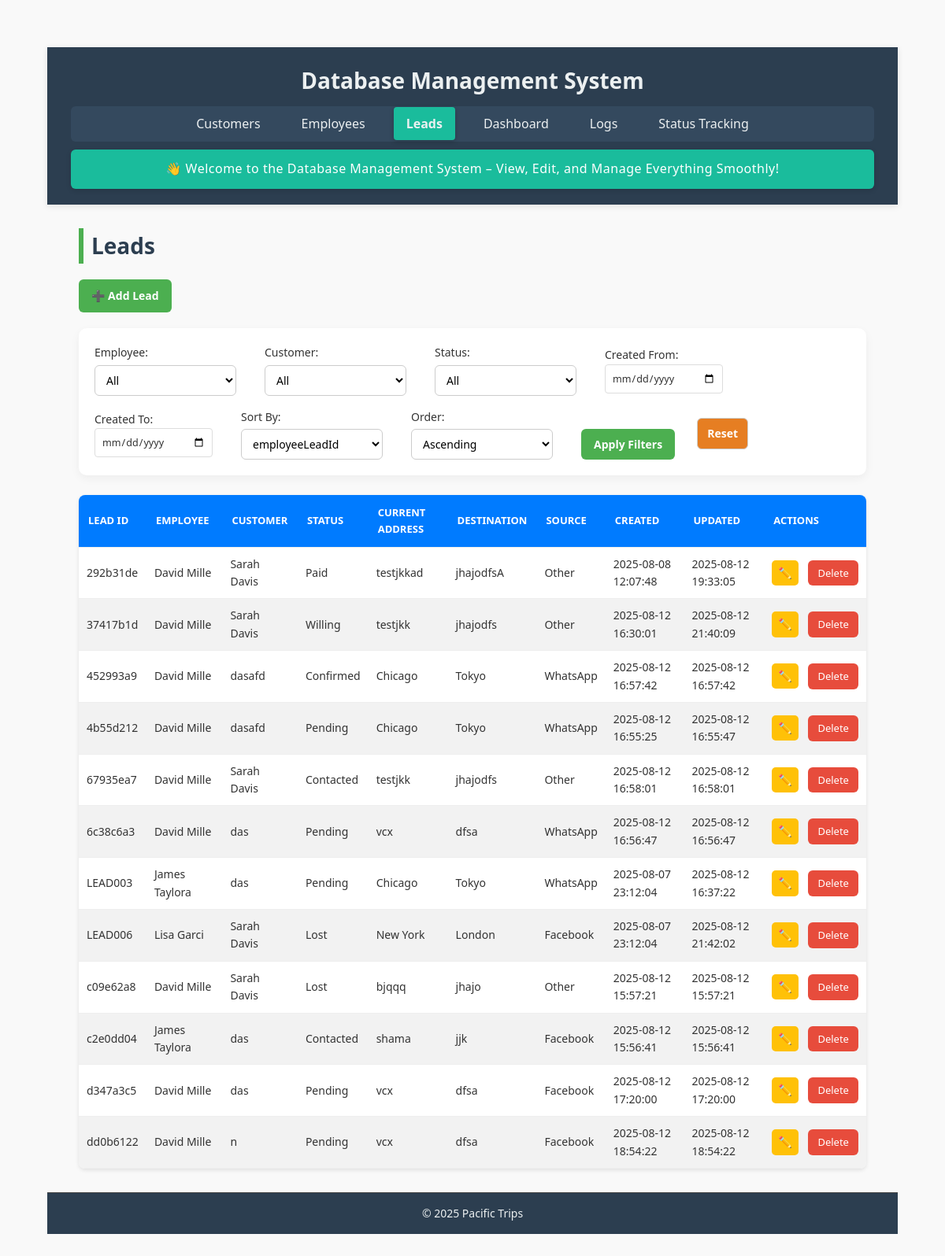
Before: /leads with the older database file.
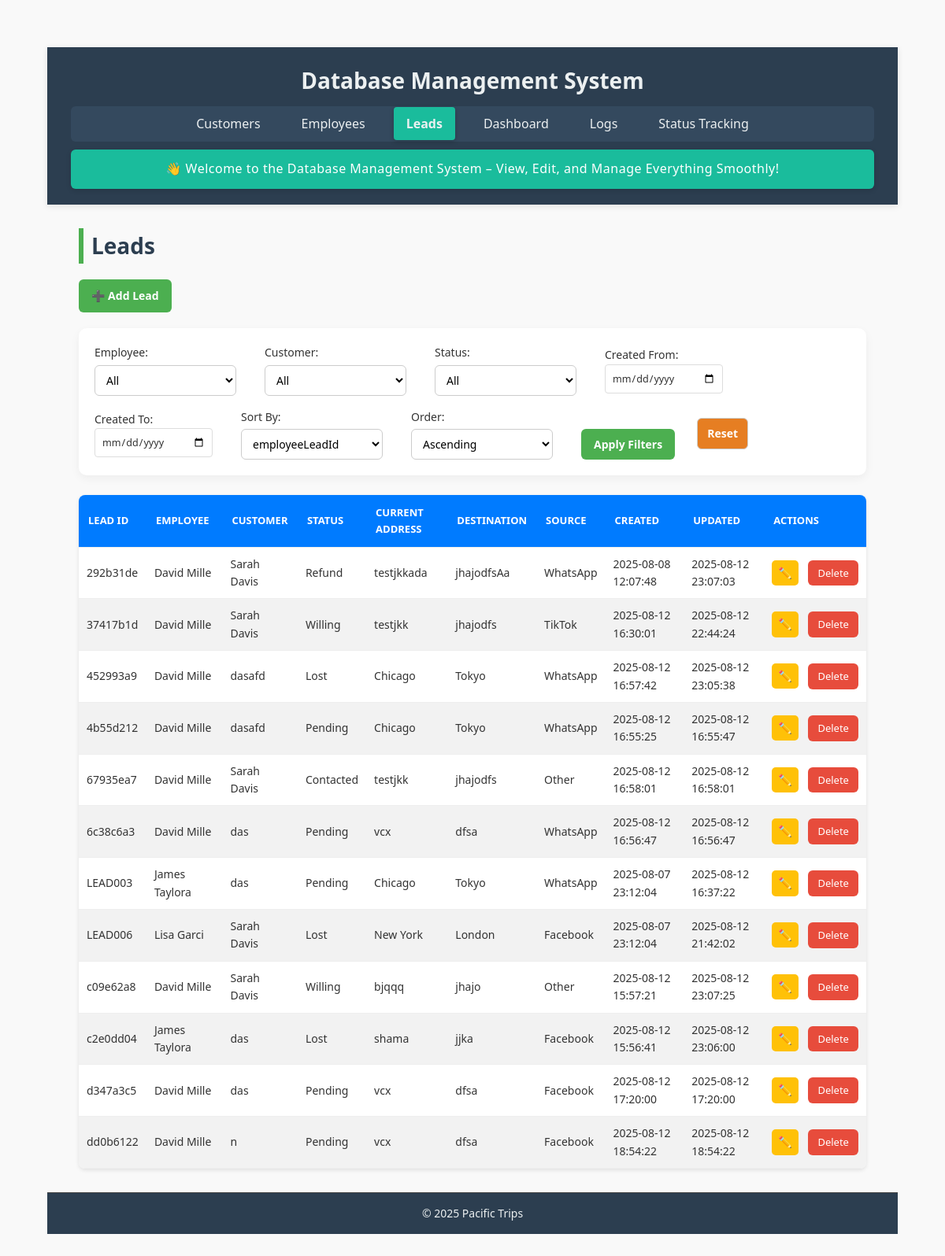
After: the same page with the newer database file.
### tables this page shows
CREATE TABLE leads (
    employeeLeadId TEXT PRIMARY KEY,
    employeeId TEXT NOT NULL,
    employeeName TEXT NOT NULL,
    employeeContactNo TEXT NOT NULL,
    customerName TEXT NOT NULL,
    customerId TEXT NOT NULL,
    customerContactNo TEXT NOT NULL,
    currentAddress TEXT NOT NULL,
    desiredDestination TEXT NOT NULL,
    status TEXT NOT NULL CHECK (status IN ('Pending', 'Contacted', 'Lost', 'Willing', 'Paid', 'Refund', 'Confirmed')),
    source TEXT NOT NULL CHECK (source IN ('Facebook', 'WhatsApp', 'Reference', 'TikTok', 'Other')),
    createdAt TEXT DEFAULT CURRENT_TIMESTAMP,
    updatedAt TEXT DEFAULT CURRENT_TIMESTAMP, amountClosed REAL DEFAULT 0,
    FOREIGN KEY (employeeId) REFERENCES employees(empId),
    FOREIGN KEY (customerId) REFERENCES customers(customerId)
);

CREATE TABLE employees (
    empId TEXT PRIMARY KEY,
    empName TEXT NOT NULL,
    phoneNo TEXT,
    targetAmount REAL NOT NULL CHECK (targetAmount >= 0),
    achievedAmount REAL NOT NULL CHECK (achievedAmount >= 0),
    createdAt TEXT DEFAULT CURRENT_TIMESTAMP,
    updatedAt TEXT DEFAULT CURRENT_TIMESTAMP
);

CREATE TABLE customers (
    customerId TEXT PRIMARY KEY,
    customerName TEXT NOT NULL,
    phone TEXT NOT NULL,
    source TEXT NOT NULL,
    currentLocation TEXT NOT NULL,
    desiredDestination TEXT NOT NULL,
    dateOfArrival TEXT,
    createdAt TEXT DEFAULT CURRENT_TIMESTAMP,
    updatedAt TEXT DEFAULT CURRENT_TIMESTAMP
, status TEXT);

### app.py (the view)
@app.route('/leads', methods=['GET'])
def leads():
    filters = {
        "employeeId": request.args.get('employeeId', ''),
        "customerId": request.args.get('customerId', ''),
        "status": request.args.get('status', ''),
        "source": request.args.get('source', ''),
        "start_date": request.args.get('start_date', ''),
        "end_date": request.args.get('end_date', '')
    }
    sort_by = request.args.get('sort_by', 'employeeLeadId')
    sort_order = request.args.get('sort_order', 'asc')
    leads = get_filtered_sorted_leads(
        filters["employeeId"],
        filters["customerId"],
        filters["status"],
        filters["source"],
        filters["start_date"],
        filters["end_date"],
        sort_by,
        sort_order
    )
    employees = get_all_employees()
    customers = get_all_customers()
    return render_template("leads.html",
                         leads=leads,
                         filters=filters,
                         sort_by=sort_by,
                         sort_order=sort_order,
                         filter_options={
                             "employees": employees,
                             "customers": customers
                         })

### app.py (called while the page is built)
def get_db_connection():
    conn = sqlite3.connect(DATABASE, timeout=10)
    conn.row_factory = sqlite3.Row
    conn.execute("PRAGMA journal_mode=WAL")
    return conn

def get_all_employees():
    with closing(get_db_connection()) as conn:
        with closing(conn.cursor()) as cursor:
            cursor.execute("SELECT empId, empName FROM employees")
            return cursor.fetchall()

def get_all_customers():
    with closing(get_db_connection()) as conn:
        with closing(conn.cursor()) as cursor:
            cursor.execute("SELECT customerId, customerName FROM customers")
            return cursor.fetchall()

### templates/leads.html (shortened to what this page needs)
{% extends "base.html" %}
{% block content %}
<h2>Leads</h2>
<div class="button-group">
    <a href="{{ url_for('add_lead') }}" class="btn">➕ Add Lead</a>
</div>
<form method="GET" action="{{ url_for('leads') }}" class="filter-form">
    <label>Employee:
        <select name="employeeId">
            <option value="">All</option>
        </select>
    </label>
    <label>Customer:
        <select name="customerId">
            <option value="">All</option>
        </select>
    </label>
    <label>Status:
        <select name="status">
            <option value="">All</option>
        </select>
    </label>
    <label>Created From:
        <input type="date" name="start_date" value="{{ filters.start_date }}">
    </label>
    <label>Created To:
        <input type="date" name="end_date" value="{{ filters.end_date }}">
    </label>
    <label>Sort By:
        <select name="sort_by">
            {% for col in ['employeeLeadId', 'employeeId', 'empName', 'customerId', 'customerName', 'status', 'currentAddress', 'desiredDestination', 'source','createdAt', 'updatedAt'] %}
            <option value="{{ col }}" {% if sort_by == col %}selected{% endif %}>{{ col }}</option>
            {% endfor %}
        </select>
    </label>
    <label>Order:
        <select name="sort_order">
            <option value="asc" {% if sort_order == 'asc' %}selected{% endif %}>Ascending</option>
        </select>
    </label>
    <button type="submit" class="btn">Apply Filters</button>
    <a href="{{ url_for('leads') }}" class="btn danger">Reset</a>
</form>
<table>
    <thead>
        <tr>
            <th>Lead ID</th>
            <th>Employee</th>
            <th>Customer</th>
            <th>Status</th>
            <th>Current Address</th>
            <th>Destination</th>
            <th>Source</th>
            <th>Created</th>
            <th>Updated</th>
            <th>Actions</th>
        </tr>
    </thead>
    <tbody>
        {% for lead in leads %}
        <tr>
            <td>{{ lead.employeeLeadId }}</td>
            <td>{{ lead.emp_name }}</td>
            <td>{{ lead.cust_name }}</td>
            <td>{{ lead.status }}</td>
            <td>{{ lead.currentAddress }}</td>
            <td>{{ lead.desiredDestination }}</td>
            <td>{{ lead.source }}</td>
            <td>{{ lead.createdAt }}</td>
            <td>{{ lead.updatedAt }}</td>
            <td>
                <a href="{{ url_for('edit_lead', lead_id=lead.employeeLeadId) }}" class="btn small">✏️</a>
                <a href="{{ url_for('delete_lead', lead_id=lead.employeeLeadId) }}" class="btn-delete"
                   onclick="return confirm('Are you sure you want to delete this lead?');">Delete</a>
            </td>
        </tr>
        {% endfor %}
    </tbody>
</table>
{% endblock %}

### templates/base.html (shortened to what this page needs)
<!DOCTYPE html>
<html lang="en">
<head>
    <link rel="stylesheet" href="{{ url_for('static', filename='style.css') }}">
    <link rel="stylesheet" href="{{ url_for('static', filename='customers.css') }}">
    <link rel="stylesheet" href="{{ url_for('static', filename='employees.css') }}">
    <link rel="stylesheet" href="{{ url_for('static', filename='dashboard.css') }}">
</head>
<body>
    <header class="header">
        <h1>Database Management System</h1>
        <nav class="navbar">
            <ul>
                <li>
                    <a href="{{ url_for('customers') }}"
                        class="{% if request.endpoint == 'customers' %}active{% endif %}">
                        Customers
                    </a>
                </li>
                <li>
                    <a href="{{ url_for('employees') }}"
                        class="{% if request.endpoint == 'employees' %}active{% endif %}">
                        Employees
                    </a>
                </li>
                <li>
                    <a href="{{ url_for('leads') }}" class="{% if request.endpoint == 'leads' %}active{% endif %}">
                        Leads
                    </a>
                </li>
                <li>
                    <a href="{{ url_for('dashboard') }}"
                        class="{% if request.endpoint == 'dashboard' %}active{% endif %}">
                        Dashboard
                    </a>
                </li>
                <li>
                    <a href="{{ url_for('logs') }}" class="{% if request.endpoint == 'logs' %}active{% endif %}">
                        Logs
                    </a>
                </li>
                <li><a href="{{ url_for('status_changes') }}">Status Tracking</a></li>
            </ul>
        </nav>
        <section class="welcome-banner">
            <p>👋 Welcome to the Database Management System – View, Edit, and Manage Everything Smoothly!</p>
        </section>
    </header>
    <main class="main-content">
        {% block content %}{% endblock %}
    </main>
    <footer class="footer">
        <p>&copy; 2025 Pacific Trips</p>
    </footer>
</body>
</html>

### static/style.css (style rules this page uses)
* { margin: 0; padding: 0; box-sizing: border-box; }
body { font-family: 'Segoe UI', Tahoma, Geneva, Verdana, sans-serif; line-height: 1.6; background-color: #f8f9fa; color: #333; min-height: 100vh; display: flex; flex-direction: column; }
header { background-color: #2c3e50; color: #ecf0f1; padding: 20px 30px; text-align: center; box-shadow: 0 2px 8px rgba(0, 0, 0, 0.1); }
header h1 { font-size: 28px; margin-bottom: 10px; }
nav ul { list-style: none; display: flex; justify-content: center; gap: 20px; padding: 10px 0; background-color: #34495e; border-radius: 6px; margin-top: 10px; }
nav ul li a { text-decoration: none; color: #ecf0f1; padding: 10px 16px; border-radius: 4px; transition: background-color 0.3s ease; }
nav ul li a.active { background-color: #1abc9c; font-weight: bold; box-shadow: 0 2px 6px rgba(0, 0, 0, 0.2); }
main { flex: 1; padding: 30px 40px; }
footer { background-color: #2c3e50; color: #ecf0f1; text-align: center; padding: 15px 0; font-size: 14px; border-top: 1px solid #444; }
.welcome-banner { background-color: #1abc9c; color: #fff; padding: 12px 20px; text-align: center; font-size: 16px; margin-top: 10px; border-radius: 6px; box-shadow: 0 2px 6px rgba(0, 0, 0, 0.15); }
.welcome-banner p { margin: 0; font-weight: 500; letter-spacing: 0.5px; }
.filter-form input[type="date"] { padding: 8px; border: 1px solid #ddd; border-radius: 4px; font-size: 0.9em; min-width: 150px; }

### static/customers.css (style rules this page uses)
* { box-sizing: border-box; margin: 0; padding: 0; font-family: 'Segoe UI', Tahoma, Geneva, Verdana, sans-serif; }
body { background: #f6f9fc; color: #333; padding: 40px; }
h2 { margin-bottom: 25px; font-size: 28px; color: #222; border-left: 6px solid #4CAF50; padding-left: 10px; }
.button-group { margin-bottom: 20px; }
.btn { display: inline-block; background-color: #4CAF50; color: white; padding: 10px 16px; text-decoration: none; border-radius: 6px; margin-right: 12px; font-size: 14px; font-weight: 600; transition: background-color 0.3s, transform 0.2s; border: none; cursor: pointer; }
.btn.small { padding: 6px 10px; font-size: 13px; background-color: #3498db; }
.btn-delete { display: inline-block; background-color: #e74c3c; color: white; padding: 6px 12px; text-decoration: none; border-radius: 6px; font-size: 13px; margin-left: 5px; transition: background-color 0.3s, transform 0.2s; }
.btn.danger { background-color: #e67e22; }
.filter-form { background-color: #ffffff; padding: 20px; margin-bottom: 25px; border-radius: 10px; box-shadow: 0 4px 12px rgba(0,0,0,0.05); display: flex; flex-wrap: wrap; gap: 16px; }
.filter-form label { display: flex; flex-direction: column; font-size: 14px; font-weight: 500; color: #333; margin-right: 20px; }
.filter-form select { padding: 8px 10px; font-size: 14px; margin-top: 4px; border: 1px solid #ccc; border-radius: 6px; background-color: #fff; width: 180px; }
.filter-form button { align-self: flex-end; }
table { width: 100%; border-collapse: collapse; background: #fff; box-shadow: 0 4px 10px rgba(0,0,0,0.05); border-radius: 10px; overflow: hidden; }
thead { background-color: #4CAF50; color: white; }
th, td { padding: 12px 15px; text-align: left; font-size: 14px; border-bottom: 1px solid #eee; }
th { font-weight: 600; text-transform: uppercase; font-size: 13px; }
td:last-child { white-space: nowrap; }

Changed rows visible on the page:
changed leads "292b31de": status "Paid" → "Refund"; currentAddress "testjkkad" → "testjkkada"; desiredDestination "jhajodfsA" → "jhajodfsAa"; source "Other" → "WhatsApp"; updatedAt "2025-08-12 19:33:05" → "2025-08-12 23:07:03"
changed leads "37417b1d": source "Other" → "TikTok"; updatedAt "2025-08-12 21:40:09" → "2025-08-12 22:44:24"
changed leads "452993a9": status "Confirmed" → "Lost"; updatedAt "2025-08-12 16:57:42" → "2025-08-12 23:05:38"
changed leads "bjqqq": status "Lost" → "Willing"; updatedAt "2025-08-12 15:57:21" → "2025-08-12 23:07:25"
changed leads "c2e0dd04": status "Contacted" → "Lost"; desiredDestination "jjk" → "jjka"; updatedAt "2025-08-12 15:56:41" → "2025-08-12 23:06:00"
